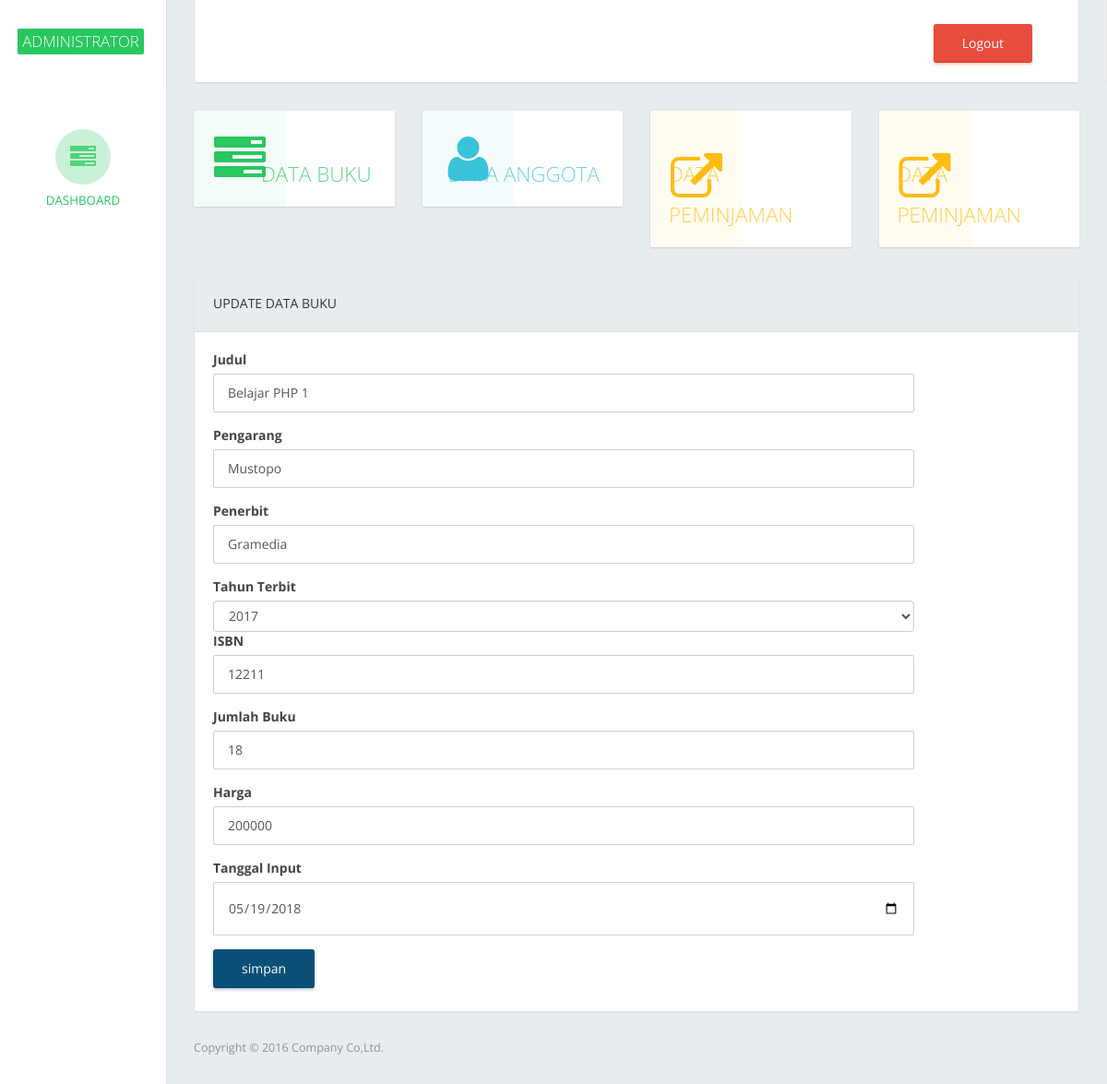
/adminn.php?page=buku-ubah&id=11, run on the app's committed database.
### tables this page shows
CREATE TABLE `tb_buku` (
  `id_buku` int(9) NOT NULL,
  `judul` varchar(200) NOT NULL,
  `pengarang` varchar(100) NOT NULL,
  `penerbit` varchar(100) NOT NULL,
  `tahun_terbit` varchar(4) NOT NULL,
  `isbn` varchar(30) NOT NULL,
  `jumlah` int(4) NOT NULL,
  `harga` int(9) NOT NULL,
  `tgl_beli` varchar(20) NOT NULL,
  `lokasi` varchar(30) DEFAULT NULL
);

### page/buku/ubah.php (the view, shortened to what this page needs)
<?php
	$id = $_GET['id'];
	$sql = $koneksi->query("select * from tb_buku where id_buku='$id'");
	$tampil = $sql->fetch_assoc();
	$tahun2 = $tampil['tahun_terbit'];
?>
<div class="panel panel-default">
<div class="panel-heading">
UPDATE DATA BUKU
</div>
<div class="panel-body">
                            <div class="row">
                                <div class="col-md-10">
                                    <form method="POST">
                                        <div class="form-group">
                                            <label>Judul</label>
                                            <input class="form-control" name="judul" value="<?php echo $tampil['judul'];?>" />
                                        </div>
                                         <div class="form-group">
                                            <label>Pengarang</label>
                                            <input class="form-control" name="pengarang" value="<?php echo $tampil['pengarang'];?>" />
                                        </div>
                                         <div class="form-group">
                                            <label>Penerbit</label>
                                            <input class="form-control" name="penerbit" value="<?php echo $tampil['penerbit'];?>" />
                                        </div>
                                        <div class="form-group">
                                            <label>Tahun Terbit</label>
                                            <select class="form-control" name="tahun_terbit">
                                               <?php
                                               	$tahun = date("Y");
                                               	for ($i=$tahun-30; $i <= $tahun ; $i++) {
                                               		if ($i == $tahun2) {
                                               			echo'<option value="'.$i.'"selected>'.$i.'</option>';
                                               		}else
                                               		{
                                               			echo'<option value="'.$i.'">'.$i.'</option>';
                                               		}
                                               	}
                                               ?>
                                            </select>
                                        </div>
                                         <div class="form-group">
                                            <label>ISBN</label>
                                            <input class="form-control" name="isbn" value="<?php echo $tampil['isbn'];?>" />
                                        </div>
                                         <div class="form-group">
                                            <label>Jumlah Buku</label>
                                            <input class="form-control" type="number" name="jumlah" value="<?php echo $tampil['jumlah'];?>" />
                                        </div>
                                        <div class="form-group">
                                            <label>Harga</label>
                                            <input class="form-control" type="number" name="jumlah" value="<?php echo $tampil['harga'];?>" />
                                        </div>
                                         <div class="form-group">
                                            <label>Tanggal Input</label>
                                            <input class="form-control" name="tanggal" type="date" value="<?php echo $tampil['tgl_beli'];?>" />
                                        </div>
                                    	<div>
                                    <input type="submit" name="simpan" value="simpan" class="btn btn-primary">
                                </div>
                            </div>
</div>
</div>
</div>

### data on the page
tb_buku: judul "Belajar PHP 1", pengarang "Mustopo", penerbit "Gramedia", tahun_terbit "2017", isbn "12211", jumlah "18", jumlah "200000", tanggal "05/19/2018"
